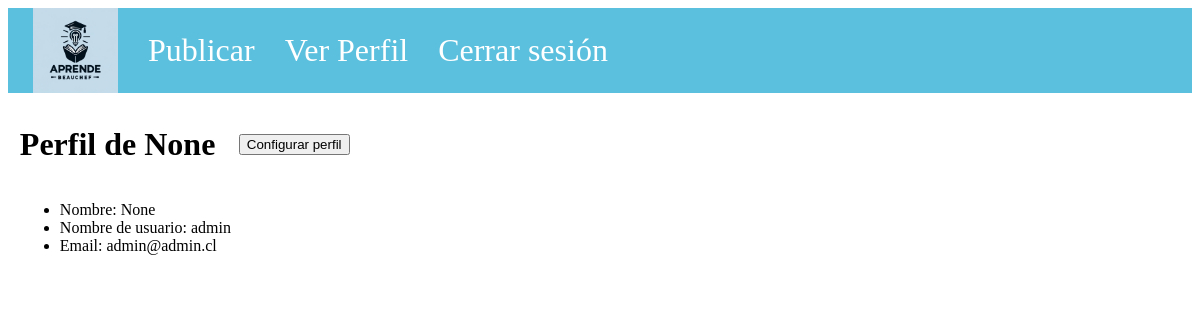
/profile/ (signed in), run on an earlier commit of the app's database.
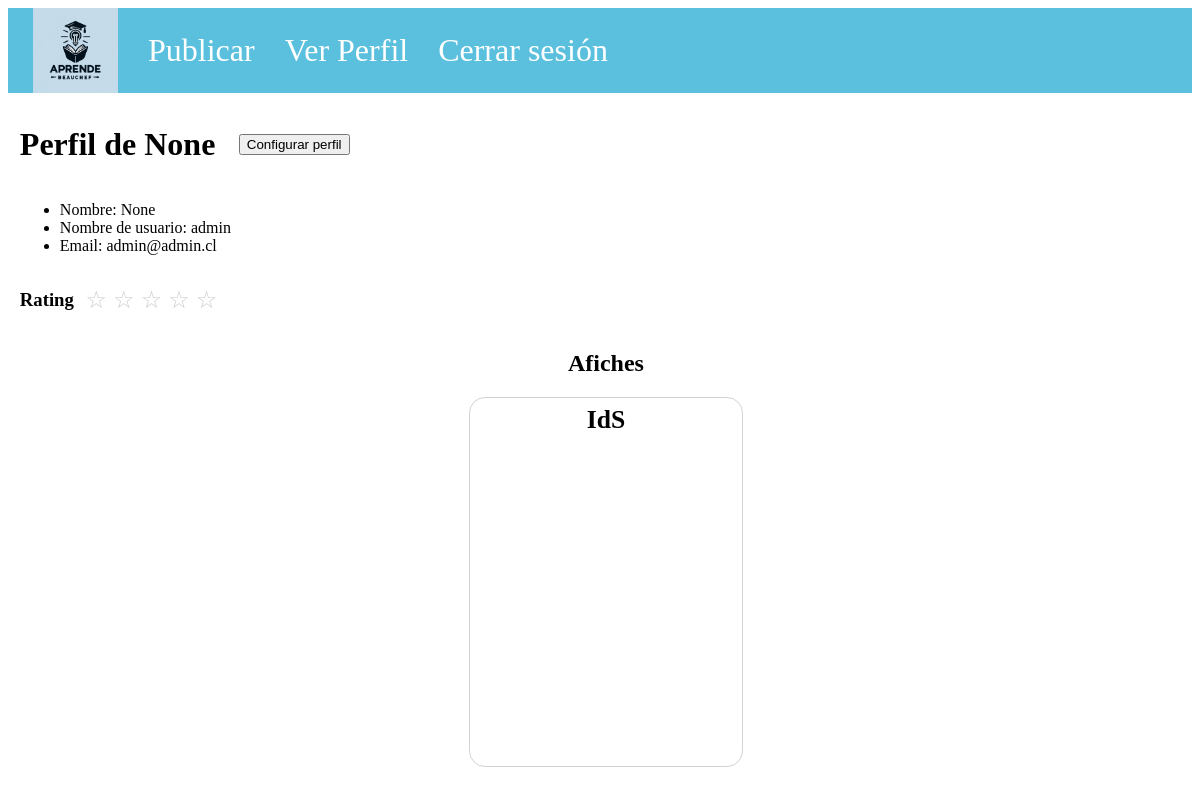
And on a later commit of the database.
### baseapp/models.py (models this page shows)
class Afiche(models.Model):
    url = models.FileField(upload_to='uploads/')
    descripcion = models.CharField(max_length=200, blank=True)
    nombre = models.CharField(max_length=200)

### baseapp/views.py (the view)
# urls.py: path("profile/", views.profile_view, name="profile"),
def profile_view(request):
    user=request.user
    try:
        tutor = Tutor.objects.get(usuario=user)
        publicaciones = Publica.objects.filter(dicta__tutor=tutor).select_related('afiche')
        afiches = [publicacion.afiche for publicacion in publicaciones]
    except Tutor.DoesNotExist:
        tutor = None
        afiches = None
    return render(request, "profile.html", {'user': user, 'afiches': afiches})

### baseapp/static/templates/profile.html (shortened to what this page needs)
{%extends 'base_navbar.html'%}
{%block stylesheets%}
<link rel="stylesheet" type="text/css" href="/static/css/profile.css">
{%endblock%}
{%block content%}
<div class="profile-content">
    <div class="user-tittle">
        <h1 class="user-profile">Perfil de {{user.name}}</h1>
        <button id="conf" class="conf-button" onclick="location.href = 'http://127.0.0.1:8000/profile/edit/'">Configurar
            perfil</button>
    </div>
    <div class="user-info">
        <ul>
            <li id="nombre">Nombre: {{user.name}}</li>
            <li id="username">Nombre de usuario: {{user.username}}</li>
            <li id="email">Email: {{user.email}}</li>
        </ul>
    </div>
    {%if afiches is not None%}
    <div class="rating-content">
        <h3 class="afiches"> Rating</h3>
        <div class="rating">
            <span class="star empty"></span>
            <span class="star empty"></span>
            <span class="star empty"></span>
            <span class="star empty"></span>
            <span class="star empty"></span>
        </div>
    </div>
    <h2 class="afiches"> Afiches </h2>
    <div class="afiches">
        {%for poster in afiches%}
        <article>
            <div class="container-titulo">
                <h2>{{poster.nombre}}</h2>
            </div>
            <div class="container-afiche">
            </div>
        </article>
        {%endfor%}
    </div>
    {%endif%}
</div>
{%endblock%}

What changed in the data, as far as the page shows it:
added Afiche: nombre "IdS"
Also different on the page:
text now shown: "Rating Afiches"
